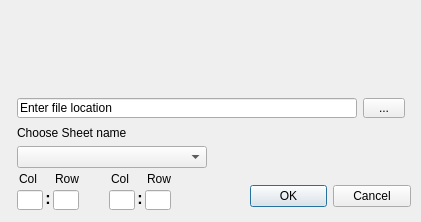
<?xml version="1.0" encoding="UTF-8"?>
<ui version="4.0">
 <class>CreateWordWindow</class>
 <widget class="QDialog" name="CreateWordWindow">
  <property name="geometry">
   <rect>
    <x>0</x>
    <y>0</y>
    <width>421</width>
    <height>222</height>
   </rect>
  </property>
  <property name="minimumSize">
   <size>
    <width>421</width>
    <height>222</height>
   </size>
  </property>
  <property name="maximumSize">
   <size>
    <width>421</width>
    <height>222</height>
   </size>
  </property>
  <property name="windowTitle">
   <string>Excel2Word</string>
  </property>
  <property name="windowIcon">
   <iconset>
    <normaloff>../img/x2w_icon.png</normaloff>../img/x2w_icon.png</iconset>
  </property>
  <widget class="QLabel" name="label_3">
   <property name="geometry">
    <rect>
     <x>15</x>
     <y>10</y>
     <width>86</width>
     <height>80</height>
    </rect>
   </property>
   <property name="font">
    <font>
     <pointsize>16</pointsize>
     <weight>75</weight>
     <italic>true</italic>
     <bold>true</bold>
    </font>
   </property>
   <property name="pixmap">
    <pixmap>../img/excel-icon-86x80.png</pixmap>
   </property>
   <property name="scaledContents">
    <bool>false</bool>
   </property>
   <property name="wordWrap">
    <bool>true</bool>
   </property>
  </widget>
  <widget class="QDialogButtonBox" name="buttonBox">
   <property name="geometry">
    <rect>
     <x>250</x>
     <y>180</y>
     <width>161</width>
     <height>32</height>
    </rect>
   </property>
   <property name="orientation">
    <enum>Qt::Horizontal</enum>
   </property>
   <property name="standardButtons">
    <set>QDialogButtonBox::Cancel|QDialogButtonBox::Ok</set>
   </property>
  </widget>
  <widget class="QLineEdit" name="EndRowBox">
   <property name="geometry">
    <rect>
     <x>145</x>
     <y>190</y>
     <width>26</width>
     <height>20</height>
    </rect>
   </property>
   <property name="inputMask">
    <string>900</string>
   </property>
  </widget>
  <widget class="QLineEdit" name="FileBox">
   <property name="geometry">
    <rect>
     <x>17</x>
     <y>98</y>
     <width>340</width>
     <height>20</height>
    </rect>
   </property>
   <property name="text">
    <string>Enter file location</string>
   </property>
  </widget>
  <widget class="QLineEdit" name="EndColBox">
   <property name="geometry">
    <rect>
     <x>109</x>
     <y>190</y>
     <width>26</width>
     <height>20</height>
    </rect>
   </property>
   <property name="inputMask">
    <string>&gt;Aa</string>
   </property>
   <property name="alignment">
    <set>Qt::AlignRight|Qt::AlignTrailing|Qt::AlignVCenter</set>
   </property>
  </widget>
  <widget class="QLabel" name="StartRowLabel">
   <property name="geometry">
    <rect>
     <x>55</x>
     <y>172</y>
     <width>47</width>
     <height>13</height>
    </rect>
   </property>
   <property name="text">
    <string>Row</string>
   </property>
  </widget>
  <widget class="QLabel" name="EndColLabel">
   <property name="geometry">
    <rect>
     <x>111</x>
     <y>172</y>
     <width>47</width>
     <height>13</height>
    </rect>
   </property>
   <property name="text">
    <string>Col</string>
   </property>
  </widget>
  <widget class="QLineEdit" name="StartColBox">
   <property name="geometry">
    <rect>
     <x>17</x>
     <y>190</y>
     <width>26</width>
     <height>20</height>
    </rect>
   </property>
   <property name="layoutDirection">
    <enum>Qt::LeftToRight</enum>
   </property>
   <property name="inputMask">
    <string>&gt;Aa</string>
   </property>
   <property name="alignment">
    <set>Qt::AlignRight|Qt::AlignTrailing|Qt::AlignVCenter</set>
   </property>
  </widget>
  <widget class="QComboBox" name="SheetcomboBox">
   <property name="geometry">
    <rect>
     <x>17</x>
     <y>146</y>
     <width>190</width>
     <height>22</height>
    </rect>
   </property>
  </widget>
  <widget class="QLabel" name="label">
   <property name="geometry">
    <rect>
     <x>38</x>
     <y>190</y>
     <width>20</width>
     <height>16</height>
    </rect>
   </property>
   <property name="font">
    <font>
     <pointsize>12</pointsize>
     <weight>75</weight>
     <bold>true</bold>
    </font>
   </property>
   <property name="text">
    <string>:</string>
   </property>
   <property name="alignment">
    <set>Qt::AlignCenter</set>
   </property>
  </widget>
  <widget class="QLineEdit" name="StartRowBox">
   <property name="geometry">
    <rect>
     <x>53</x>
     <y>190</y>
     <width>26</width>
     <height>20</height>
    </rect>
   </property>
   <property name="inputMask">
    <string>900</string>
   </property>
   <property name="text">
    <string/>
   </property>
  </widget>
  <widget class="QLabel" name="TabBoxLabel">
   <property name="geometry">
    <rect>
     <x>17</x>
     <y>126</y>
     <width>150</width>
     <height>13</height>
    </rect>
   </property>
   <property name="text">
    <string>Choose Sheet name </string>
   </property>
  </widget>
  <widget class="QToolButton" name="toolButton">
   <property name="geometry">
    <rect>
     <x>363</x>
     <y>98</y>
     <width>42</width>
     <height>20</height>
    </rect>
   </property>
   <property name="text">
    <string>...</string>
   </property>
  </widget>
  <widget class="QLabel" name="EndRowLabel">
   <property name="geometry">
    <rect>
     <x>147</x>
     <y>172</y>
     <width>47</width>
     <height>13</height>
    </rect>
   </property>
   <property name="text">
    <string>Row</string>
   </property>
  </widget>
  <widget class="QLabel" name="StartCollabel">
   <property name="geometry">
    <rect>
     <x>19</x>
     <y>172</y>
     <width>47</width>
     <height>13</height>
    </rect>
   </property>
   <property name="text">
    <string>Col</string>
   </property>
  </widget>
  <widget class="QLabel" name="label_2">
   <property name="geometry">
    <rect>
     <x>130</x>
     <y>190</y>
     <width>20</width>
     <height>16</height>
    </rect>
   </property>
   <property name="font">
    <font>
     <pointsize>12</pointsize>
     <weight>75</weight>
     <bold>true</bold>
    </font>
   </property>
   <property name="text">
    <string>:</string>
   </property>
   <property name="alignment">
    <set>Qt::AlignCenter</set>
   </property>
  </widget>
  <widget class="QLabel" name="label_4">
   <property name="geometry">
    <rect>
     <x>320</x>
     <y>10</y>
     <width>86</width>
     <height>80</height>
    </rect>
   </property>
   <property name="font">
    <font>
     <pointsize>16</pointsize>
     <weight>75</weight>
     <italic>true</italic>
     <bold>true</bold>
    </font>
   </property>
   <property name="pixmap">
    <pixmap>../img/word-icon-86x80.png</pixmap>
   </property>
   <property name="scaledContents">
    <bool>false</bool>
   </property>
   <property name="wordWrap">
    <bool>true</bool>
   </property>
  </widget>
  <widget class="QLabel" name="label_5">
   <property name="geometry">
    <rect>
     <x>98</x>
     <y>10</y>
     <width>226</width>
     <height>80</height>
    </rect>
   </property>
   <property name="text">
    <string/>
   </property>
   <property name="pixmap">
    <pixmap>../img/Arrors.png</pixmap>
   </property>
   <property name="alignment">
    <set>Qt::AlignCenter</set>
   </property>
  </widget>
 </widget>
 <tabstops>
  <tabstop>FileBox</tabstop>
  <tabstop>toolButton</tabstop>
  <tabstop>SheetcomboBox</tabstop>
  <tabstop>StartColBox</tabstop>
  <tabstop>StartRowBox</tabstop>
  <tabstop>EndColBox</tabstop>
  <tabstop>EndRowBox</tabstop>
 </tabstops>
 <resources/>
 <connections>
  <connection>
   <sender>toolButton</sender>
   <signal>clicked()</signal>
   <receiver>CreateWordWindow</receiver>
   <slot>browse_for_workbook()</slot>
   <hints>
    <hint type="sourcelabel">
     <x>383</x>
     <y>101</y>
    </hint>
    <hint type="destinationlabel">
     <x>324</x>
     <y>57</y>
    </hint>
   </hints>
  </connection>
  <connection>
   <sender>buttonBox</sender>
   <signal>accepted()</signal>
   <receiver>CreateWordWindow</receiver>
   <slot>ok_button_clicked()</slot>
   <hints>
    <hint type="sourcelabel">
     <x>294</x>
     <y>192</y>
    </hint>
    <hint type="destinationlabel">
     <x>313</x>
     <y>220</y>
    </hint>
   </hints>
  </connection>
  <connection>
   <sender>buttonBox</sender>
   <signal>rejected()</signal>
   <receiver>CreateWordWindow</receiver>
   <slot>cancel_button_clicked()</slot>
   <hints>
    <hint type="sourcelabel">
     <x>365</x>
     <y>199</y>
    </hint>
    <hint type="destinationlabel">
     <x>276</x>
     <y>216</y>
    </hint>
   </hints>
  </connection>
  <connection>
   <sender>FileBox</sender>
   <signal>textChanged(QString)</signal>
   <receiver>CreateWordWindow</receiver>
   <slot>populate_sheet_cmb()</slot>
   <hints>
    <hint type="sourcelabel">
     <x>210</x>
     <y>96</y>
    </hint>
    <hint type="destinationlabel">
     <x>5</x>
     <y>119</y>
    </hint>
   </hints>
  </connection>
 </connections>
 <slots>
  <slot>browse_for_workbook()</slot>
  <slot>ok_button_clicked()</slot>
  <slot>cancel_button_clicked()</slot>
  <slot>populate_sheet_cmb()</slot>
 </slots>
</ui>
